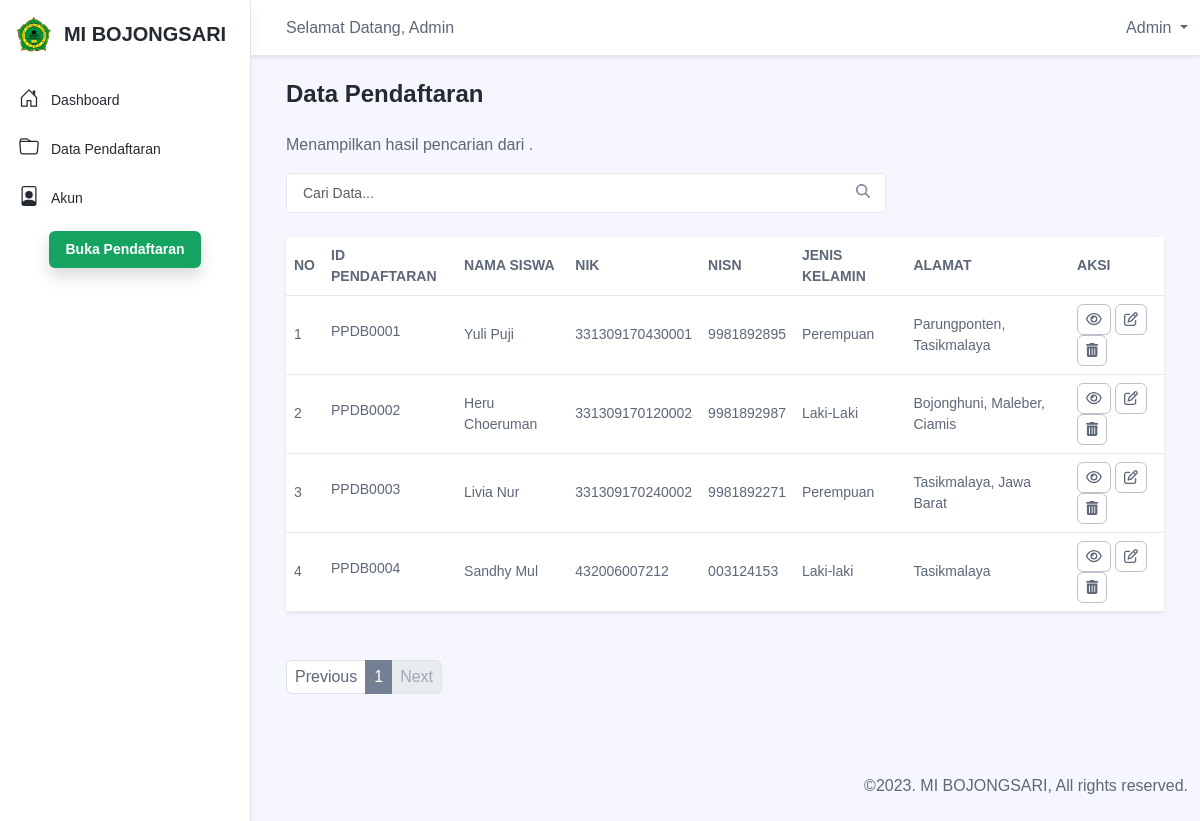
Screenshot of /admin/search.php (signed in) with the database file from the repository.
### tables this page shows
CREATE TABLE `form_pendaftaran` (
  `id_pendaftaran` varchar(15) NOT NULL,
  `nama_lengkap` varchar(100) NOT NULL,
  `nik` varchar(50) NOT NULL,
  `nisn` varchar(50) NOT NULL,
  `jk` varchar(50) NOT NULL,
  `tempat_lahir` varchar(100) NOT NULL,
  `tanggal_lahir` date NOT NULL,
  `agama` varchar(50) NOT NULL,
  `asal_sekolah` varchar(20) NOT NULL,
  `nama_ayah` varchar(100) NOT NULL,
  `nama_ibu` varchar(100) NOT NULL,
  `pekerjaan_ayah` varchar(100) NOT NULL,
  `pekerjaan_ibu` varchar(100) NOT NULL,
  `alamat` text NOT NULL,
  `no_telepon` varchar(15) NOT NULL
);

### admin/search.php (the view, shortened to what this page needs)
<?php
include "../conn/koneksi.php";
$search = $_GET["search"];
$batas = 10;
$halaman = isset($_GET["halaman"]) ? (int) $_GET["halaman"] : 1;
$halaman_awal = ($halaman > 1) ? ($halaman * $batas) - $batas : 0;
$sebelumnya = $halaman - 1;
$selanjutnya = $halaman + 1;
$data_pend = mysqli_query($koneksi, "SELECT * FROM form_pendaftaran WHERE id_pendaftaran LIKE '%$search%' OR nama_lengkap LIKE '%$search%'");
$jumlah_data = mysqli_num_rows($data_pend);
$total = ceil($jumlah_data / $batas);
$data = mysqli_query($koneksi, "SELECT * FROM form_pendaftaran WHERE id_pendaftaran LIKE '%$search%' OR nama_lengkap LIKE '%$search%' LIMIT $halaman_awal, $batas");
?>
<!DOCTYPE html>
<html lang="en">
<head>
    <link rel="stylesheet" href="https://cdnjs.cloudflare.com/ajax/libs/font-awesome/6.4.2/css/all.min.css">
    <link rel="stylesheet" href="../assets/css/portal.css">
    <link rel="stylesheet" href="../assets/css/style.css">
</head>
<body class="app">
    <?php include "template/header.php"; ?>
    <div class="app-wrapper">
        <div class="app-content pt-3 p-md-3 p-lg-4">
            <div class="container-xl">
                <h1 class="app-page-title">Data Pendaftaran</h1>
                <p>Menampilkan hasil pencarian dari <b><?= $search ?></b>.</p>
                <div class="row mb-4">
                    <div class="app-search-box col">
                        <form action="search.php" method="get" class="app-search-form">
                            <input type="text" placeholder="Cari Data..." name="search" class="form-control search-input" autocomplete="off" />
                            <button type="submit" class="btn search-btn btn-primary" value="Search">
                                <i class="fa-solid fa-magnifying-glass"></i>
                            </button>
                        </form>
                    </div>
                </div>
                <div class="row g-4 mb-4">
                    <div class="tab-content" id="orders-table-tab-content">
                        <div class="tab-pane fade show active" id="orders-all" role="tabpanel" aria-labelledby="orders-all-tab">
                            <div class="app-card app-card-orders-table shadow-sm mb-5">
                                <div class="app-card-body">
                                    <div class="table-responsive">
                                        <table class="table app-table-hover mb-0 text-left">
                                            <thead>
                                                <tr>
                                                    <th class="cell">NO</th>
                                                    <th class="cell">ID PENDAFTARAN</th>
                                                    <th class="cell">NAMA SISWA</th>
                                                    <th class="cell">NIK</th>
                                                    <th class="cell">NISN</th>
                                                    <th class="cell">JENIS KELAMIN</th>
                                                    <th class="cell">ALAMAT</th>
                                                    <th class="cell">AKSI</th>
                                                </tr>
                                            </thead>
                                            <tbody>
                                                <?php $no = 1;
                                                foreach ($data as $item) : ?>
                                                    <tr>
                                                        <td class="cell"><?= $no++ ?></td>
                                                        <td class="cell">
                                                            <span class="truncate"><?= $item["id_pendaftaran"] ?></span>
                                                        </td>
                                                        <td class="cell">
                                                            <span><?= $item["nama_lengkap"] ?></span>
                                                        </td>
                                                        <td class="cell">
                                                            <span><?= $item["nik"] ?></span>
                                                        </td>
                                                        <td class="cell">
                                                            <span><?= $item["nisn"] ?></span>
                                                        </td>
                                                        <td class="cell">
                                                            <span class=""><?= $item["jk"] ?></span>
                                                        </td>
                                                        <td class="cell"><?= $item["alamat"] ?></td>
                                                        <td class="cell">
                                                            <a class="btn px-2 py-1 app-btn-secondary" href="siswa_detail.php?id_pendaftaran=<?= $item['id_pendaftaran'] ?>"><i class="fa-regular fa-eye"></i>
                                                            </a>
                                                            <a class="btn px-2 py-1 app-btn-secondary" href="siswa_edit.php?id_pendaftaran=<?= $item['id_pendaftaran'] ?>"><i class="fa-regular fa-pen-to-square"></i>
                                                            </a>
                                                            <a class="btn px-2 py-1 app-btn-secondary" href="siswa_delete.php?id_pendaftaran=<?= $item['id_pendaftaran'] ?>" onclick="return confirm('Yakin Hapus Data?')"><i class="fa-solid fa-trash-can"></i></a>
                                                        </td>
                                                    </tr>
                                                <?php endforeach ?>
                                            </tbody>
                                        </table>
                                    </div>
                                </div>
                            </div>
                            <nav class="app-pagination">
                                <ul class="pagination justify-content-start">
                                    <li class="page-item <?php if ($halaman < 1) {
                                                                echo "disabled";
                                                            } ?>">
                                        <a class=" page-link" <?php if ($halaman > 1) {
                                                                    echo "href='?halaman=$sebelumnya'";
                                                                } ?>>Previous</a>
                                    </li>
                                    <?php for ($i = 1; $i <= $total; $i++) : ?>
                                        <li class="page-item <?php if ($halaman == $i) {
                                                                    echo "active";
                                                                } ?>">
                                            <a class="page-link" href="?halaman=<?= $i ?>"><?= $i ?></a>
                                        </li>
                                    <?php endfor ?>
                                    <li class="page-item <?php if ($halaman >= $total) {
                                                                echo "disabled";
                                                            } ?>">
                                        <a class="page-link" <?php if ($halaman < $total) {
                                                                    echo "href='?halaman=$selanjutnya'";
                                                                } ?>>Next</a>
                                    </li>
                                </ul>
                            </nav>
                        </div>
                    </div>
                </div>
            </div>
        </div>
        <?php include "template/footer.php"; ?>
    </div>
</body>
</html>

### assets/css/style.css (style rules this page uses)
:root { --main-color: #077133; --sec-color: #015b27; }
body { font-family: 'Poppins', sans-serif; }
a { text-decoration: none; }

### rows the page displays
form_pendaftaran: id_pendaftaran "PPDB0001", nama_lengkap "Yuli Puji", nik "331309170430001", nisn "9981892895", jk "Perempuan", alamat "Parungponten, Tasikmalaya"
form_pendaftaran: id_pendaftaran "PPDB0002", nama_lengkap "Heru Choeruman", nik "331309170120002", nisn "9981892987", jk "Laki-Laki", alamat "Bojonghuni, Maleber, Ciamis"
form_pendaftaran: id_pendaftaran "PPDB0003", nama_lengkap "Livia Nur", nik "331309170240002", nisn "9981892271", jk "Perempuan", alamat "Tasikmalaya, Jawa Barat"
form_pendaftaran: id_pendaftaran "PPDB0004", nama_lengkap "Sandhy Mul", nik "432006007212", nisn "003124153", jk "Laki-laki", alamat "Tasikmalaya"

### other values shown
$admin "Admin"
